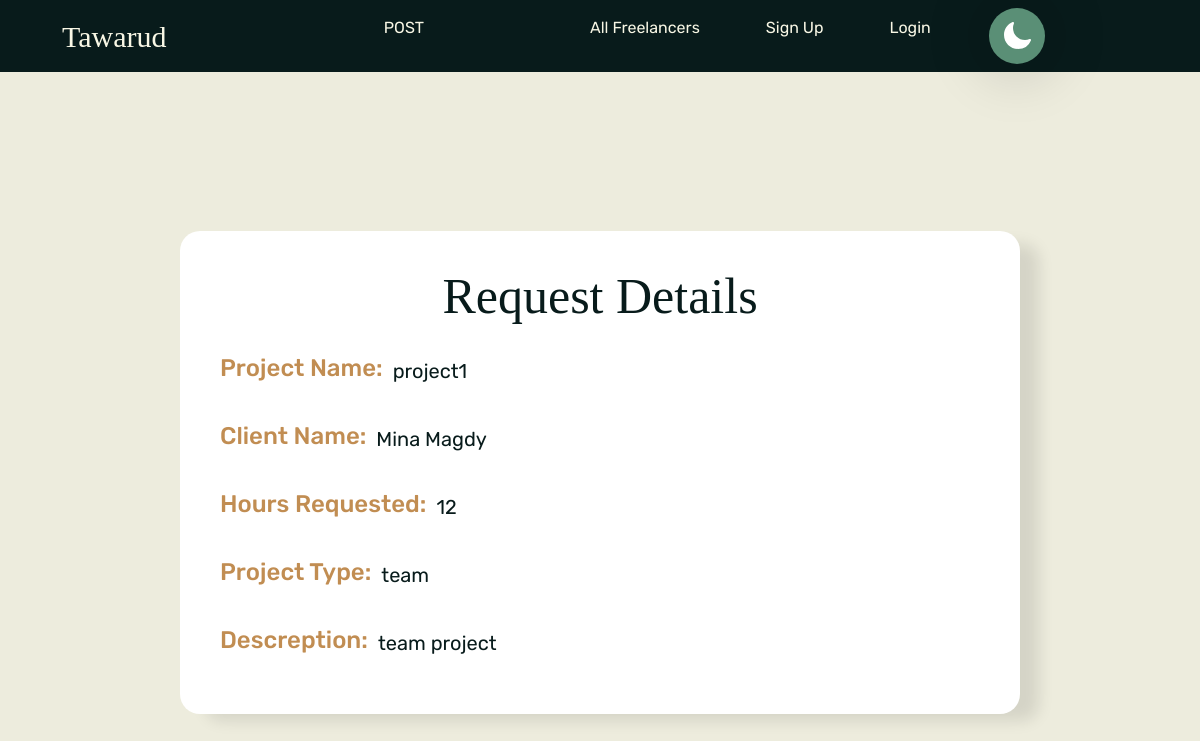
The app's page /User/request_detailsclient.php?request_id=72 with its own data.
### tables this page shows
CREATE TABLE `request` (
  `request_id` int(11) NOT NULL,
  `request_status` varchar(255) NOT NULL,
  `freelancer_id` int(11) NOT NULL,
  `project_id` int(11) NOT NULL,
  `hours_requested` int(11) NOT NULL
);

CREATE TABLE `project` (
  `project_id` int(11) NOT NULL,
  `project_name` varchar(255) NOT NULL,
  `project_desc` varchar(255) NOT NULL,
  `type_id` int(11) NOT NULL,
  `client_id` int(11) NOT NULL
);

CREATE TABLE `client` (
  `client_id` int(11) NOT NULL,
  `client_name` varchar(255) NOT NULL,
  `client_email` varchar(255) NOT NULL,
  `client_password` varchar(255) NOT NULL,
  `client_country` varchar(255) NOT NULL,
  `client_image` longtext NOT NULL,
  `promocode` varchar(255) DEFAULT NULL
);

CREATE TABLE `type` (
  `type_id` int(11) NOT NULL,
  `type_name` varchar(255) NOT NULL
);

### User/request_detailsclient.php (the view, shortened to what this page needs)
<?php
include "nav.php";
if(isset($_GET['request_id'])){
    $id=$_GET['request_id'];
$select_request = "SELECT * FROM `request` JOIN `project` ON request.project_id = project.project_id JOIN client ON project.client_id = client.client_id JOIN `type` ON project.type_id= `type`. type_id  WHERE request.request_id = $id";
$run_request = mysqli_query($connect, $select_request);
$fetch = mysqli_fetch_assoc($run_request);
$project_name = $fetch['project_name'];
$client_name = $fetch['client_name'];
$hourst_requested = $fetch['hours_requested'];
$type_name = $fetch['type_name'];
$project_desc = $fetch['project_desc'];
}
?>
<!DOCTYPE html>
<html lang="en">
<head>
    <link rel="stylesheet" href="https://cdnjs.cloudflare.com/ajax/libs/font-awesome/6.6.0/css/all.min.css"
 />
    <link href="https://cdn.jsdelivr.net/npm/bootstrap@5.3.3/dist/css/bootstrap.min.css" rel="stylesheet"
>
    <link rel="stylesheet" href="./css/request details.css">
</head>
<body>
    <div class="main">
        <div class="request-card">
            <div class="heading">
                <h1>
                    Request Details
                </h1>
            </div>
            <div class="name">
                <h4>
                    Project Name:
                </h4>
                <p> <?php    echo $project_name         ?></p>
            </div>
            <div class="name">
                <h4>
                    Client Name:
                </h4>
                <p> <?php    echo $client_name         ?></p>
            </div>
            <div class="name">
                <h4>
                    Hours Requested:
                </h4>
                <p><?php   echo $hourst_requested?></p>
            </div>
            <div class="name">
                <h4>
                    Project Type:
                </h4>
                <p> <?php    echo   $type_name       ?></p>
            </div>
            <div class="name">
                <h4>
                    Descreption:
                </h4>
                <p><?php    echo $project_desc         ?></p>
            </div>
        </div>
    </div>
</body>
</html>

### User/css/nav.css (style rules this page uses)
:root { --color1: #f8f7e5; --color2: #c18d52; --color3: #081b1b; --color4: #203b37; --color5: #5a8f76; --color6: #96cdb0; }
* { margin: 0; padding: 0; box-sizing: border-box; text-decoration: none; list-style: none; font-family: "Rubik", sans-serif; }

### User/css/request details.css (style rules this page uses)
* { margin: 0; padding: 0; box-sizing: border-box; }
:root { --color1: #edecdd; --color2: #c18d52; --color3: #081b1b; --color4: #203b37; --color5: #5a8f76; --color6: #96cdb0; }
body { background-color: var(--color1); font-family: "Rubik", sans-serif; }
.main { width: 100%; min-height: 100vh; display: flex; justify-content: center; align-items: center; }
.request-card { width: 70%; padding: 30px; border: none; border-radius: 20px; background-color: white; box-shadow: 22px 10px 15px -3px rgba(0,0,0,0.1); }
h1 { font-family: "Lancelot", serif; font-size: 50px; }
.request-card .heading { text-align: center; padding: 5px; margin-bottom: 5px; color: var(--color3); }
.request-card .name { width: 100%; display: flex; padding: 10px; color: #c18d52; }
.request-card .name p { padding-top: 2px; padding-inline: 10px; font-size: 20px; color: #081b1b; }

### records on screen
request: project.project_name "project1", client.client_name "Mina Magdy", hours_requested "12", type.type_name "team", project.project_desc "team project"
